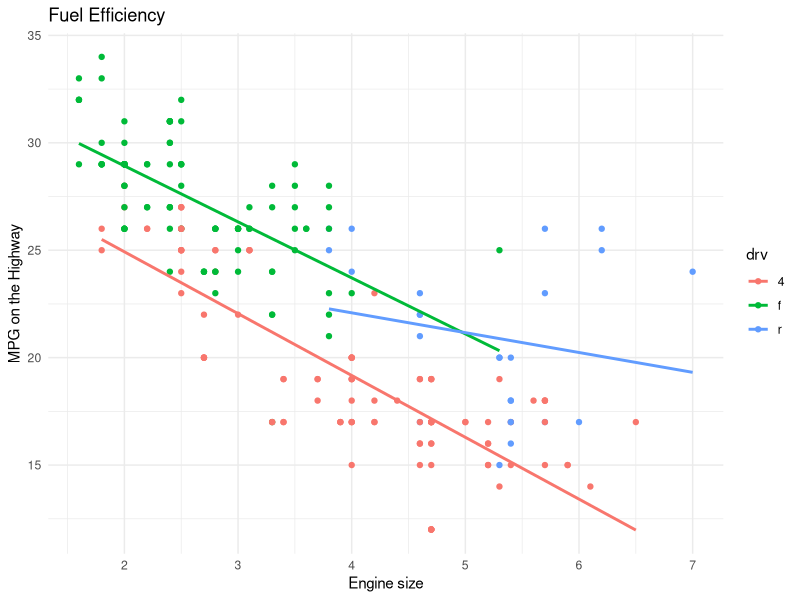
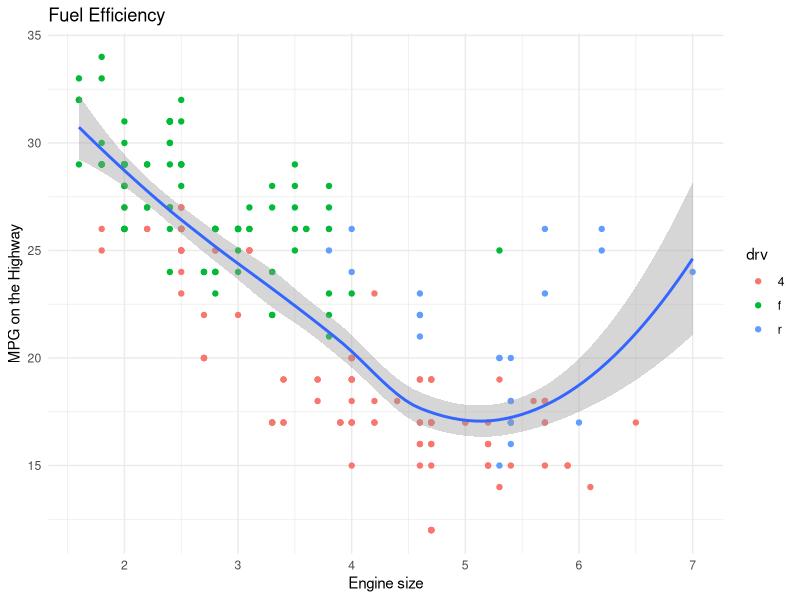

Generate these figures, in order, with R:
## ---- chunk 1
library(tidyverse)
## ---- chunk 2
mpg
## ---- chunk 3
mpg %>%
  filter(hwy < 35) %>%
  ggplot(aes(x=displ,
             y = hwy,
             colour=drv)) + 
  geom_point()+
  geom_smooth(method = lm,
              se = F)+
  labs(x = "Engine size",
       y = "MPG on the Highway",
       title = "Fuel Efficiency")+
  theme_minimal()
## ---- chunk 4
mpg %>%
  filter(hwy < 35) %>%
  ggplot(aes(x=displ,
             y = hwy)) + 
  geom_point(aes(colour=drv))+
  geom_smooth()+
  labs(x = "Engine size",
       y = "MPG on the Highway",
       title = "Fuel Efficiency")+
  theme_minimal()
## ---- chunk 5
mpg
## ---- chunk 6
mpg
## ---- chunk 7
mpg
## ---- chunk 8
mpg
## ---- chunk 9
mpg
## ---- chunk 10
mpg
